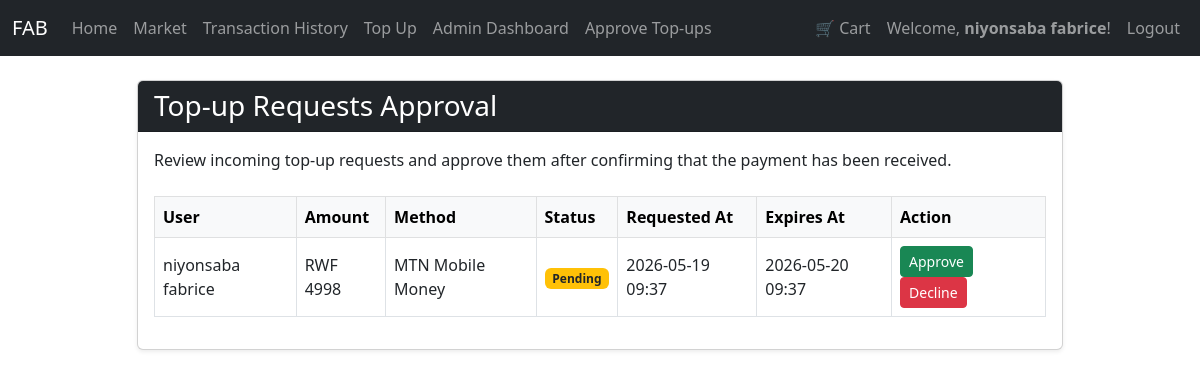
The app's page /admin/top-up-requests (signed in), older data.
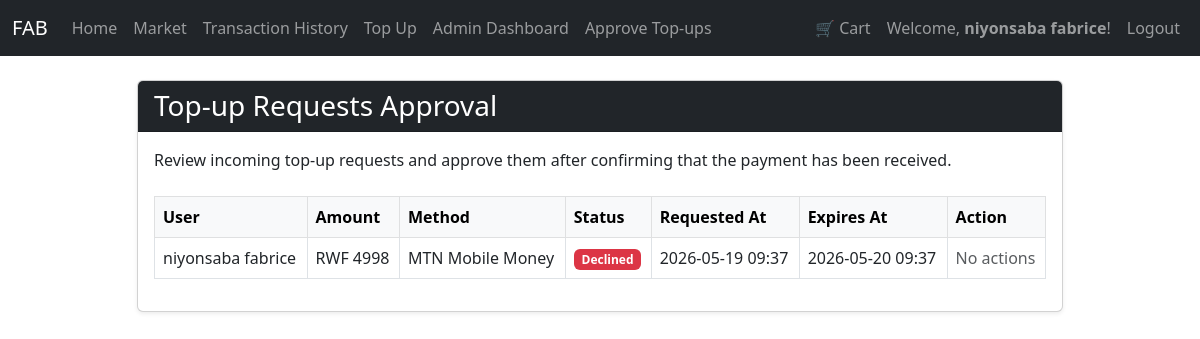
The same page, newer data.
### market/models.py (models this page shows, shortened)
class TopUpRequest(db.Model):
    __tablename__ = 'top_up_request'
    id          = db.Column(db.Integer, primary_key=True)
    user_id     = db.Column(db.Integer, db.ForeignKey('user.id'), nullable=False)
    amount      = db.Column(db.Integer, nullable=False)
    method      = db.Column(db.String(20), nullable=False)
    status      = db.Column(db.String(20), nullable=False, default='pending')
    created_at  = db.Column(db.DateTime, nullable=False, default=lambda: datetime.now(timezone.utc))   # ✅ FIXED: utcnow() deprecated
    expires_at  = db.Column(db.DateTime, nullable=False, default=lambda: datetime.now(timezone.utc) + timedelta(hours=24))
    reviewed_at = db.Column(db.DateTime)
    reviewer_id = db.Column(db.Integer, db.ForeignKey('user.id'))
    user = db.relationship('User', foreign_keys=[user_id], overlaps='requester,top_up_requests')

class User(db.Model, UserMixin):  # ✅ FIXED: only ONE User class (merged both into this one)
    __tablename__ = 'user'
    id               = db.Column(db.Integer, primary_key=True)
    username         = db.Column(db.String(100), nullable=False, unique=True)
    email_address    = db.Column(db.String(120), nullable=False, unique=True)
    password_hash    = db.Column(db.String(200), nullable=False)
    budget           = db.Column(db.Integer, nullable=False, default=1000)
    items            = db.relationship('Item', backref='owned_user', lazy=True)
    top_up_requests  = db.relationship(
                            'TopUpRequest',
                            backref='requester',           # ✅ FIXED: renamed backref to avoid clash with Transaction backref 'user'
                            lazy=True,
                            foreign_keys='TopUpRequest.user_id'
                        )
    transactions     = db.relationship('Transaction', backref='user', lazy=True)  # ✅ FIXED: moved here from duplicate class
    @property
    def password(self):
        raise AttributeError('Password is not a readable attribute!')

### market/routes.py (the view)
@app.route('/admin/top-up-requests')
@login_required
def top_up_requests():
    if not is_site_owner():
        flash('Admin access only', category='danger')
        return redirect(url_for('market_page'))
    requests = TopUpRequest.query.order_by(TopUpRequest.created_at.desc()).all()
    return render_template('top_up_requests.html', requests=requests)

### market/models.py (called while the page is built)
@login_manager.user_loader
def load_user(user_id):
    return db.session.get(User, int(user_id))  # ✅ FIXED: replaced deprecated User.query.get()

### market/routes.py (called while the page is built)
def is_site_owner():
    return current_user.is_authenticated and current_user.id == 1

### market/templates/top_up_requests.html
{% extends "base.html" %}
{% block content %}
<div class="row justify-content-center">
    <div class="col-md-10">
        <div class="card shadow-sm">
            <div class="card-header bg-dark text-white">
                <h3 class="mb-0">Top-up Requests Approval</h3>
            </div>
            <div class="card-body">
                <p class="mb-4">Review incoming top-up requests and approve them after confirming that the payment has been received.</p>
                {% if requests %}
                <div class="table-responsive">
                    <table class="table table-bordered table-hover align-middle">
                        <thead class="table-light">
                            <tr>
                                <th>User</th>
                                <th>Amount</th>
                                <th>Method</th>
                                <th>Status</th>
                                <th>Requested At</th>
                                <th>Expires At</th>
                                <th>Action</th>
                            </tr>
                        </thead>
                        <tbody>
                            {% for req in requests %}
                            <tr>
                                <td>{{ req.user.username }}</td>
                                <td>RWF {{ req.amount }}</td>
                                <td>{{ 'MTN Mobile Money' if req.method == 'mtn' else 'Equity Bank Transfer' }}</td>
                                <td>
                                    {% if req.status == 'pending' %}
                                        <span class="badge bg-warning text-dark">Pending</span>
                                    {% elif req.status == 'approved' %}
                                        <span class="badge bg-success">Approved</span>
                                    {% elif req.status == 'expired' %}
                                        <span class="badge bg-secondary">Expired</span>
                                    {% else %}
                                        <span class="badge bg-danger">Declined</span>
                                    {% endif %}
                                </td>
                                <td>{{ req.created_at.strftime('%Y-%m-%d %H:%M') }}</td>
                                <td>{{ req.expires_at.strftime('%Y-%m-%d %H:%M') }}</td>
                                <td>
                                    {% if req.status == 'pending' %}
                                    <a href="{{ url_for('manage_top_up_request', request_id=req.id, action='approve') }}" class="btn btn-sm btn-success me-1">Approve</a>
                                    <a href="{{ url_for('manage_top_up_request', request_id=req.id, action='decline') }}" class="btn btn-sm btn-danger">Decline</a>
                                    {% else %}
                                    <span class="text-muted">No actions</span>
                                    {% endif %}
                                </td>
                            </tr>
                            {% endfor %}
                        </tbody>
                    </table>
                </div>
                {% else %}
                <div class="alert alert-info" role="alert">
                    There are no top-up requests at the moment.
                </div>
                {% endif %}
            </div>
        </div>
    </div>
</div>
{% endblock %}

Row changes from the older to the newer data that the page shows:
changed TopUpRequest "MTN Mobile Money": status "Pending Approve Decline" → "Declined No actions"
